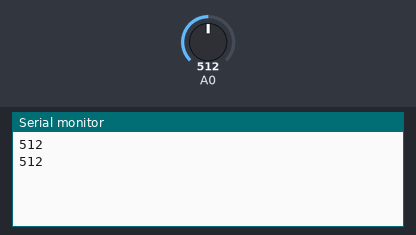
A sketch run on a simulated Arduino Uno, built with avr-gcc and run on an emulated ATmega328P. Parts: the last lines printed to the serial monitor. Inputs (shaded band) come from the test bench; at power-on: A0 = 512.

Above: at 5.8 s.
5.9 s: A0 set to 716
At 10.7 s:
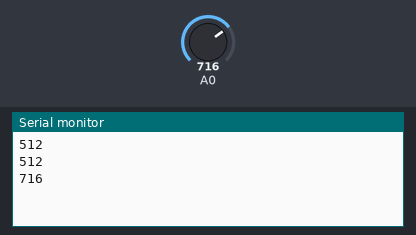
11.9 s: A0 set to 900
At 15.7 s:
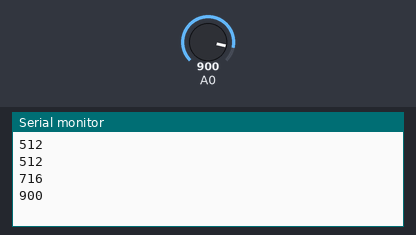
Timing chart, 0 to 17.2 s (numbered marks = the images above; inputs shaded):
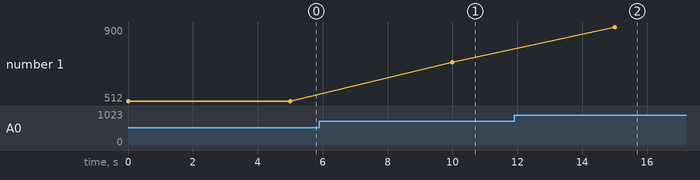

The sketch:

SerialCom_fromArduino_toUnity.ino
```cpp
/*
 * Arduinoで読んだアナログ値(MyoWareの値)をシリアル通信で送信するスケッチ
 */
// ref1:(Qiita)UnityとArduinoをシリアル通信 https://qiita.com/yjiro0403/items/54e9518b5624c0030531
// ref2:(HatenaBlog)UnityとArduinoを連携してみた https://rikoubou.hatenablog.com/entry/2018/01/16/175113

// the setup routine runs once when you press reset:
void setup() {
  // initialize serial communication at 9600 bits per second:
  Serial.begin(115200);
}

// the loop routine runs over and over again forever:
void loop() {
  int v = analogRead(0); //0pinに来る値を読む(MyoWareの値)
  Serial.println(v);
  delay(5000);
}
```

Measured:
- after the input at 5.9 s, the serial monitor: prints a new line after 4.1 s (image 1)
- after the input at 11.9 s, the serial monitor: prints a new line after 3.1 s (image 2)
- plotted number 1: 512 → 716 after the input at 5.9 s, 716 → 900 after the input at 11.9 s
